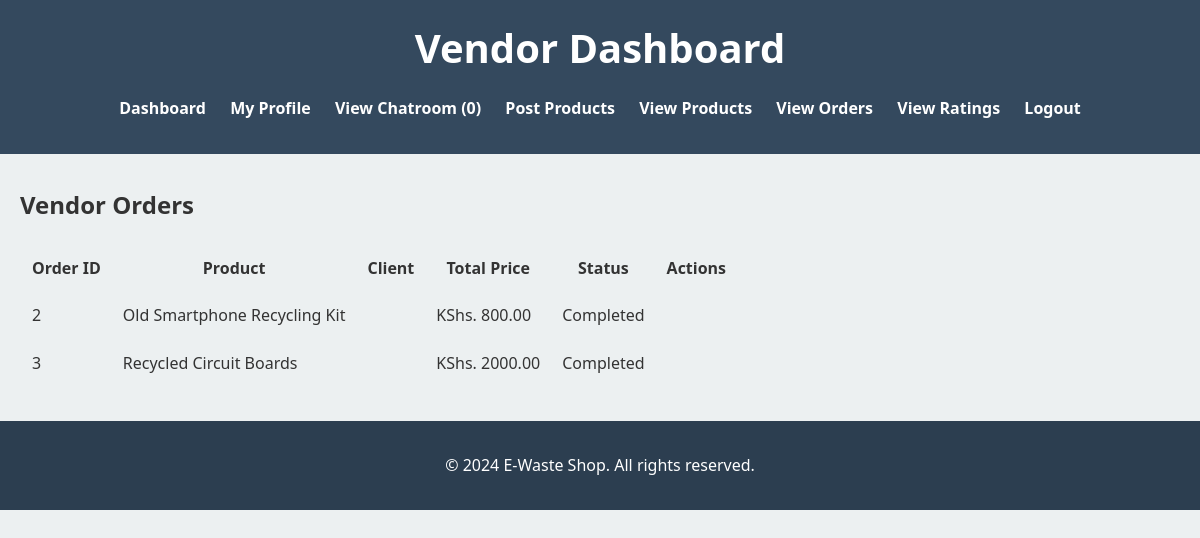
The page /vendor/view_orders/ (signed in) on the database its author committed.
### E_Waste_App/models.py (models this page shows, shortened)
class Purchase(models.Model):
    client = models.ForeignKey(Client, on_delete=models.CASCADE)
    product = models.ForeignKey(Product, on_delete=models.CASCADE)
    status = models.CharField(max_length=20, default='Pending')
    purchase_date = models.DateTimeField(auto_now_add=True)

class Product(models.Model):
    name = models.CharField(max_length=255)
    description = models.TextField()
    price = models.DecimalField(max_digits=10, decimal_places=2)
    image = models.ImageField(upload_to='product_images/', blank=True, null=True)
    vendor = models.ForeignKey('Vendor', on_delete=models.CASCADE)
    status = models.CharField(max_length=20, default='Availble')

### E_Waste_App/views.py (the view)
# urls.py: path('vendor/view_orders/', view_orders, name='view_orders'),
@login_required
def view_orders(request):
    unread_message_count = Message.objects.filter(
        recipient_content_type=ContentType.objects.get_for_model(Vendor),
        recipient_object_id=request.user.vendor.id,
        read=False
    ).count()
    orders = Purchase.objects.filter(product__vendor=request.user.vendor)
    return render(request, 'view_orders.html', {'orders': orders,
        'unread_message_count': unread_message_count,})

### E_Waste_App/templates/view_orders.html (shortened to what this page needs)
{% load static %}
{% load json_encode from json_filters %}
<!DOCTYPE html>
<html lang="en">
<head>
    <link rel="stylesheet" href="{% static 'style.css' %}">
</head>
<body>
    <header>
        <h1>Vendor Dashboard</h1>
        <nav>
            <ul>
                <li><a href="{% url 'vendor_dashboard' %}">Dashboard</a></li>
                <li><a href="{% url 'update_user_details' %}">My Profile</a></li>
                <li><a href="{% url 'view_messages1' %}">View Chatroom ({{ unread_message_count }})</a></li>
                <li><a href="{% url 'post_product' %}">Post Products</a></li>
                <li><a href="{% url 'view_products' %}">View Products</a></li>
                <li><a href="{% url 'view_orders' %}">View Orders</a></li>
                <li><a href="{% url 'view_ratings' %}">View Ratings</a></li>
                <li><a href="{% url 'vendor_logout' %}">Logout</a></li>
            </ul>
        </nav>
    </header>
    <main>
<div class="container mt-5">
    <h2>Vendor Orders</h2>
    <table class="table table-striped mt-4">
        <thead>
            <tr>
                <th>Order ID</th>
                <th>Product</th>
                <th>Client</th>
                <th>Total Price</th>
                <th>Status</th>
                <th>Actions</th>
            </tr>
        </thead>
        <tbody>
            {% for order in orders %}
            <tr>
                <td>{{ order.id }}</td>
                <td>{{ order.product.name }}</td>
                <td>{{ order.client.user.get_full_name }}</td>
                <td>KShs. {{ order.product.price }}</td>
                <td>{{ order.status }}</td>
                <td>
                </td>
            </tr>
            {% empty %}
            <tr>
                <td colspan="7">No orders available.</td>
            </tr>
            {% endfor %}
        </tbody>
    </table>
</div>
</main>
    <footer>
        <p>&copy; 2024 E-Waste Shop. All rights reserved.</p>
    </footer>
</body>
</html>

### E_Waste_App/static/style.css (style rules this page uses)
:root { --primary-color: #2c3e50; --secondary-color: #27ae60; --background-color: #ecf0f1; --text-color: #333; --header-bg: #34495e; --footer-bg: #2c3e50; }
body { font-family: 'Segoe UI', Tahoma, Geneva, Verdana, sans-serif; background-color: var(--background-color); color: var(--text-color); line-height: 1.6; margin: 0; padding: 0; }
header { background-color: var(--header-bg); color: white; padding: 1rem 0; text-align: center; }
header h1 { margin: 0; font-size: 2.5rem; }
nav ul { list-style-type: none; padding: 0; }
nav ul li { display: inline; margin: 0 10px; }
nav ul li a { color: white; text-decoration: none; font-weight: bold; transition: color 0.3s ease; }
main { max-width: 1200px; margin: 2rem auto; padding: 0 20px; }
footer { background-color: var(--footer-bg); color: white; text-align: center; padding: 1rem 0; position: relative; bottom: 0; width: 100%; }

### E_Waste_App/templates/view_orders.html (style rules this page uses)
table { align-items: center; }
th, tr, td { padding: 10px 10px; }

### rows shown on the page
Purchase: id "2", product.name "Old Smartphone Recycling Kit", product.price "800.00", status "Completed"
Purchase: id "3", product.name "Recycled Circuit Boards", product.price "2000.00", status "Completed"

### other values the page prints
{{ unread_message_count }} "0"
